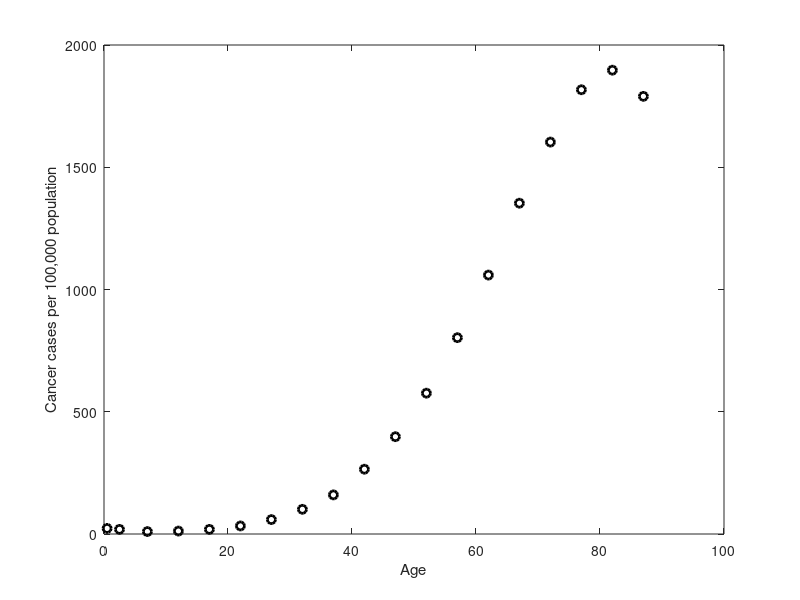

The MATLAB script that drew this image: (Note: this script raises an error after producing the figure.)
%% Demonstration of Data2LD: Incidence of cancer vrs age for American females in 2001
%
% Most people know that their chances of getting cancer increase as they age. 
% In fact, by looking at data complied by the National Cancer Institute you 
% can readily see that incidence of cancer increases dramatically between 
% the ages of 35 and 80.
%
% A first-order ordinary differential equation 
%
% $$\frac{\textrm{d}y}{\textrm{d}x} = \beta y$$
%
% has the solution
%
% $$y(x) = C \exp^{\beta x},$$ 
%
% where $C$ is any constant. This equation has an infinitely many 
% solutions depending on the coefficient $C$.
%
% However, this solution exhibits:
%
% * exponential decay when $\beta<0$ and 
% * exponential growth when $\beta>0$
%
% Could we use this simple first-order ordinary-differential equation to decribe the  
% increase in the cancer incidences with advancing age?
%
% This page provides a detailed description of the MATLAB calculations
% necessary to run Data2LD code for estimating the parameters and the
% solution of a linear differential equation to answer this question.

%% Set-up
clear
clear functions
close all

%%  Load the data

load('Cancer_D.mat')

% Create a cell containing the data
yCell = cell(1);
yCell{1}(:,1)  = Cancer_D(:,1); %age of the individuals
yCell{1}(:,2)  = Cancer_D(:,2); %cancer cases per 100,000 population

% Plot the data
figure(1)
phdl=plot(yCell{1}(:,1), yCell{1}(:,2), 'ko');
set(phdl, 'LineWidth', 2)
xlabel('Age')
ylabel('Cancer cases per 100,000 population')

%%
% Figure (1) illustrates $19$ observations of cancer cases 
% measured from age 0.5 to age 87. 

%% The first order linear differential equation
%
% The first order linear differential equation, as used in this example is
%
% $$Dx(t) =  \beta_{0} x(t)$$
%
% The parameter $\beta_{0}$ in the linear ODE conveys the exponentail growth 
% (if positive) or decay (if negative) in the 
% cancer cases per 100,000 population as the individuals increase in age.
%
% Our aim is to estimate the cancer cases  $x(t)$
% and the parameter $\theta=\beta_{0}$
% from the data in Figure (1).

%% Set up basis functions for X
rng       = [yCell{1}(1,1),yCell{1}(end,1)];
knots     = linspace(rng(1),rng(end),17);
norder    = 4;
nbasis    = length(knots)+ (norder - 2);
Xbasisobj = create_bspline_basis(rng,nbasis,norder,knots);

%Create a cell for the basis for each variable
XbasisCell = cell(1);
XbasisCell{1} = Xbasisobj;

%Plot the basis
figure(2)
plot(Xbasisobj)

%%
% For the expansion of $x(t)$ we used order four B-spline functions which by their nature have quadratic 1st derivatives.
% We used 17 equally spaced knots between the first age and last age. 

%% Run Data2LD

%Intial parameter estimates
intial_theta = {0.1};

%Which parameters would we like to estimate. In this case all parameters.
estimate = 1;

%Run Data2LD
[Res,Results_cell] = D2LD_ODE(yCell,XbasisCell,intial_theta,...
    estimate);

% Confidence intervals for theta
confidence_intervals(Results_cell);

%%
% The GCV indicates a model with a lower $\rho$ provides a model with
% better predictive power. This indicates that the differential equation
% does not describe the behaviour of the data well and perhaps a more
% complex equation would provide a better description of the data.

%% Plot the fitted curve with its confidence and prediction intervals
%
% This Figure illustrates the cancer cases per 100,000 population
% indicated by the circles.
% The fitted curve produced by Data2LD with $\hat{\rho} = 0.99$ (solid
% line), the approximated 95% pointwise confidence interval for the curve
% (dashed line) and the approximated 95% pointwise prediction interval for
% the curve (grey region).
%
% It seems the differential equation is too simply to capture the behaviour
% of the cancer cases maybe we should try letting the parameter $\beta$
% vary over age. This implies that the rate of growth/decline of cancer
% incidences changes with advancing age. See Cancer Cases Time Varying for the analysis with a 
% time-varying parameter.

figure(4)
hp = patch([yCell{1}(:,1); yCell{1}(end:-1:1,1);yCell{1}(1)],...
    [Results_cell{4}(:,4); Results_cell{4}(end:-1:1,5); Results_cell{4}(1)],[0.85 0.85 0.85]);
hold on;
plot(yCell{1}(:,1),[Results_cell{4}(:,2),Results_cell{4}(:,3)],'k--')
plot(yCell{1}(:,1),Results_cell{4}(:,1),'k-')
plot(yCell{1}(:,1), yCell{1}(:,2), 'ko');
xlim([min(yCell{1}(:,1))-0.1,max(yCell{1}(:,1))+0.1])
ylim([min(Results_cell{4}(:,4))-0.1,max(Results_cell{4}(:,5))+0.1])
xlabel('Age')
ylabel('Cancer cases per 100,000 population')
legend('Prediction Interval','Confidence Interval','Confidence Interval','Fitted Curve','Data','Location','northwest')

%% Plot the estimated parameters of the ODE and their approximated CI with respect to rho
%
% The values of the parameter and its approximated 95% confidence interval
% over values of $\rho$ converging to 1.0. Note the reduction in the
% width of the approximated 95% confidence intervals as $\rho$  increase and the overlap
% of the final estimates of the ODE parameter, which illustrates that the parameter value
% has stabilised for high values of $\rho$.
%
% The optimal estimate of the parameter $\beta$ is $0.037$ with a 95%
% confidence interval of 
Res_Mat         = table2array(Res);
df              = Results_cell{3,1}(3);
t_v             = tinv(0.975,length(yCell{1}(:,1))-df);
indexOfInterest = (Res_Mat(:,1) > 0.95);

figure(5)
plot(Res_Mat(indexOfInterest,1),Res_Mat(indexOfInterest,2),'-*k')
hold on;
errorbar(Res_Mat(indexOfInterest,1),Res_Mat(indexOfInterest,2),...
    t_v.*Res_Mat(indexOfInterest,5),'ko')
xlabel('$\rho$','interpreter','latex')
ylabel('$\hat{\beta_{0}}$','interpreter','latex')
xlim([min(Res_Mat(indexOfInterest,1)),max(Res_Mat(indexOfInterest,1))])

%% Check fit to the ODE

Dfit   = eval_fd(yCell{1}(:,1), getfd(Results_cell{1}),1);
RHS    = Results_cell{2}(1).*Results_cell{4}(:,1);

figure()
plot(yCell{1}(:,1),Dfit,'*k')
hold on;
plot(yCell{1}(:,1),RHS,'k--')
legend('Left-Hand side of the ODE','Right-Hand side of the ODE','Location','best')
xlabel('Age')
ylabel('Velocity of the cancer cases per 100,000 population')

%The difference between the LHS and RHS of the ODE is negligible indicating
%that the ODE is satified.

%% Check the residuals 

%% Check the normality
res = yCell{1}(:,2)-Results_cell{4}(:,1);
figure()
subplot(2,1,1)
h = normplot(res);
h(1).LineWidth = 2;
h(2).LineWidth = 2;
h(3).LineWidth = 2;
subplot(2,1,2)
hist(res)

% Our qqplot looks indicates that the residuals are not normal distribution, as it’s
% not generally a straight line. The histogram does not have the features
% of a normal distribution (its not symmetric and bell-shaped)

%% Check the fitted vrs residuals plot

figure()
plot(Results_cell{4}(:,1),yCell{1}(:,2)-Results_cell{4}(:,1),'ko')

% Should see random scatter in a constant band around zero that is no
% patterns, and no funnels. We can see clear non-linear pattern here
% indicating that the model does not adquetly capture the complexity of the
% data 
